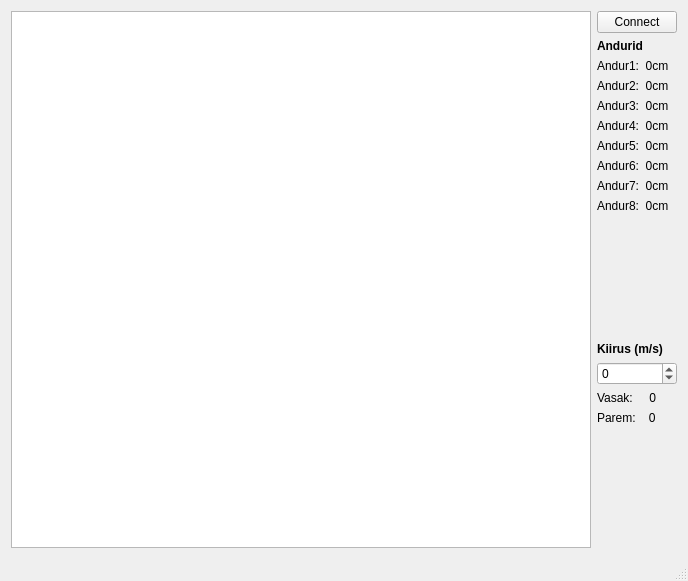
<?xml version="1.0" encoding="UTF-8"?>
<ui version="4.0">
 <class>FollowerUiClass</class>
 <widget class="QMainWindow" name="FollowerUiClass">
  <property name="geometry">
   <rect>
    <x>0</x>
    <y>0</y>
    <width>688</width>
    <height>581</height>
   </rect>
  </property>
  <property name="windowTitle">
   <string>Follower</string>
  </property>
  <widget class="QWidget" name="centralWidget">
   <layout class="QGridLayout" name="gridLayout">
    <item row="0" column="1">
     <layout class="QHBoxLayout" name="horizontalLayout">
      <item>
       <widget class="QGraphicsView" name="graphicsView"/>
      </item>
      <item>
       <layout class="QVBoxLayout" name="verticalLayout">
        <item>
         <widget class="QPushButton" name="btnConnect">
          <property name="text">
           <string>Connect</string>
          </property>
         </widget>
        </item>
        <item>
         <widget class="QLabel" name="label">
          <property name="font">
           <font>
            <weight>75</weight>
            <bold>true</bold>
           </font>
          </property>
          <property name="text">
           <string>Andurid</string>
          </property>
         </widget>
        </item>
        <item>
         <widget class="QLabel" name="lbl_andur1">
          <property name="text">
           <string>Andur1:  0cm</string>
          </property>
         </widget>
        </item>
        <item>
         <widget class="QLabel" name="lbl_andur2">
          <property name="text">
           <string>Andur2:  0cm</string>
          </property>
         </widget>
        </item>
        <item>
         <widget class="QLabel" name="lbl_andur3">
          <property name="text">
           <string>Andur3:  0cm</string>
          </property>
         </widget>
        </item>
        <item>
         <widget class="QLabel" name="lbl_andur4">
          <property name="text">
           <string>Andur4:  0cm</string>
          </property>
         </widget>
        </item>
        <item>
         <widget class="QLabel" name="lbl_andur5">
          <property name="text">
           <string>Andur5:  0cm</string>
          </property>
         </widget>
        </item>
        <item>
         <widget class="QLabel" name="lbl_andur6">
          <property name="text">
           <string>Andur6:  0cm</string>
          </property>
         </widget>
        </item>
        <item>
         <widget class="QLabel" name="lbl_andur7">
          <property name="text">
           <string>Andur7:  0cm</string>
          </property>
         </widget>
        </item>
        <item>
         <widget class="QLabel" name="lbl_andur8">
          <property name="text">
           <string>Andur8:  0cm</string>
          </property>
         </widget>
        </item>
        <item>
         <spacer name="verticalSpacer">
          <property name="orientation">
           <enum>Qt::Vertical</enum>
          </property>
          <property name="sizeHint" stdset="0">
           <size>
            <width>20</width>
            <height>40</height>
           </size>
          </property>
         </spacer>
        </item>
        <item>
         <widget class="QLabel" name="label_2">
          <property name="font">
           <font>
            <weight>75</weight>
            <bold>true</bold>
           </font>
          </property>
          <property name="text">
           <string>Kiirus (m/s)</string>
          </property>
         </widget>
        </item>
        <item>
         <widget class="QSpinBox" name="sb_setSpeed">
          <property name="minimum">
           <number>-65535</number>
          </property>
          <property name="maximum">
           <number>65535</number>
          </property>
         </widget>
        </item>
        <item>
         <widget class="QLabel" name="lbl_leftSpeed">
          <property name="text">
           <string>Vasak:     0</string>
          </property>
         </widget>
        </item>
        <item>
         <widget class="QLabel" name="lbl_rightSpeed">
          <property name="text">
           <string>Parem:    0</string>
          </property>
         </widget>
        </item>
        <item>
         <spacer name="verticalSpacer_2">
          <property name="orientation">
           <enum>Qt::Vertical</enum>
          </property>
          <property name="sizeHint" stdset="0">
           <size>
            <width>20</width>
            <height>40</height>
           </size>
          </property>
         </spacer>
        </item>
       </layout>
      </item>
     </layout>
    </item>
   </layout>
  </widget>
  <widget class="QStatusBar" name="statusBar"/>
 </widget>
 <layoutdefault spacing="6" margin="11"/>
 <resources>
  <include location="followerui.qrc"/>
 </resources>
 <connections/>
</ui>
